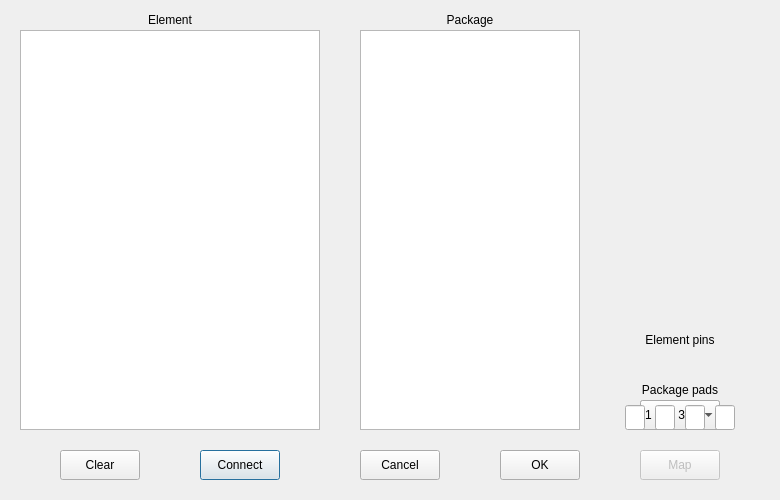
<?xml version="1.0" encoding="UTF-8"?>
<ui version="4.0">
 <class>PackageSelector</class>
 <widget class="QDialog" name="PackageSelector">
  <property name="enabled">
   <bool>true</bool>
  </property>
  <property name="geometry">
   <rect>
    <x>0</x>
    <y>0</y>
    <width>780</width>
    <height>500</height>
   </rect>
  </property>
  <property name="windowTitle">
   <string>Package Selector</string>
  </property>
  <widget class="QListWidget" name="elementListWidget">
   <property name="geometry">
    <rect>
     <x>20</x>
     <y>30</y>
     <width>300</width>
     <height>400</height>
    </rect>
   </property>
  </widget>
  <widget class="QListWidget" name="packageListWidget">
   <property name="geometry">
    <rect>
     <x>360</x>
     <y>30</y>
     <width>220</width>
     <height>400</height>
    </rect>
   </property>
  </widget>
  <widget class="QLabel" name="elementLabel">
   <property name="geometry">
    <rect>
     <x>130</x>
     <y>10</y>
     <width>80</width>
     <height>20</height>
    </rect>
   </property>
   <property name="text">
    <string>Element</string>
   </property>
   <property name="alignment">
    <set>Qt::AlignCenter</set>
   </property>
  </widget>
  <widget class="QLabel" name="packageLabel">
   <property name="geometry">
    <rect>
     <x>430</x>
     <y>10</y>
     <width>80</width>
     <height>20</height>
    </rect>
   </property>
   <property name="text">
    <string>Package</string>
   </property>
   <property name="alignment">
    <set>Qt::AlignCenter</set>
   </property>
  </widget>
  <widget class="QPushButton" name="connectButton">
   <property name="geometry">
    <rect>
     <x>200</x>
     <y>450</y>
     <width>80</width>
     <height>30</height>
    </rect>
   </property>
   <property name="text">
    <string>Connect</string>
   </property>
  </widget>
  <widget class="QPushButton" name="clearButton">
   <property name="geometry">
    <rect>
     <x>60</x>
     <y>450</y>
     <width>80</width>
     <height>30</height>
    </rect>
   </property>
   <property name="text">
    <string>Clear</string>
   </property>
  </widget>
  <widget class="QPushButton" name="cancelButton">
   <property name="geometry">
    <rect>
     <x>360</x>
     <y>450</y>
     <width>80</width>
     <height>30</height>
    </rect>
   </property>
   <property name="text">
    <string>Cancel</string>
   </property>
  </widget>
  <widget class="QPushButton" name="okButton">
   <property name="geometry">
    <rect>
     <x>500</x>
     <y>450</y>
     <width>80</width>
     <height>30</height>
    </rect>
   </property>
   <property name="text">
    <string>OK</string>
   </property>
  </widget>
  <widget class="QPushButton" name="mapButton">
   <property name="enabled">
    <bool>false</bool>
   </property>
   <property name="geometry">
    <rect>
     <x>640</x>
     <y>450</y>
     <width>80</width>
     <height>30</height>
    </rect>
   </property>
   <property name="text">
    <string>Map</string>
   </property>
  </widget>
  <widget class="QComboBox" name="pad2NumbersComboBox">
   <property name="enabled">
    <bool>true</bool>
   </property>
   <property name="geometry">
    <rect>
     <x>640</x>
     <y>400</y>
     <width>80</width>
     <height>30</height>
    </rect>
   </property>
   <property name="maxVisibleItems">
    <number>2</number>
   </property>
   <item>
    <property name="text">
     <string>1   2</string>
    </property>
   </item>
   <item>
    <property name="text">
     <string>2   1</string>
    </property>
   </item>
  </widget>
  <widget class="QLabel" name="elementPinsLabel">
   <property name="geometry">
    <rect>
     <x>620</x>
     <y>330</y>
     <width>120</width>
     <height>20</height>
    </rect>
   </property>
   <property name="text">
    <string>Element pins</string>
   </property>
   <property name="alignment">
    <set>Qt::AlignCenter</set>
   </property>
  </widget>
  <widget class="QLabel" name="packagePadsLabel">
   <property name="geometry">
    <rect>
     <x>620</x>
     <y>380</y>
     <width>120</width>
     <height>20</height>
    </rect>
   </property>
   <property name="text">
    <string>Package pads</string>
   </property>
   <property name="alignment">
    <set>Qt::AlignCenter</set>
   </property>
  </widget>
  <widget class="QLabel" name="pinNumbersLabel">
   <property name="geometry">
    <rect>
     <x>620</x>
     <y>350</y>
     <width>120</width>
     <height>20</height>
    </rect>
   </property>
   <property name="text">
    <string/>
   </property>
   <property name="alignment">
    <set>Qt::AlignCenter</set>
   </property>
  </widget>
  <widget class="QComboBox" name="pad3NumbersComboBox">
   <property name="enabled">
    <bool>true</bool>
   </property>
   <property name="geometry">
    <rect>
     <x>640</x>
     <y>400</y>
     <width>80</width>
     <height>30</height>
    </rect>
   </property>
   <property name="maxVisibleItems">
    <number>6</number>
   </property>
   <item>
    <property name="text">
     <string>1   2   3</string>
    </property>
   </item>
   <item>
    <property name="text">
     <string>1   3   2</string>
    </property>
   </item>
   <item>
    <property name="text">
     <string>2   1   3</string>
    </property>
   </item>
   <item>
    <property name="text">
     <string>2   3   1</string>
    </property>
   </item>
   <item>
    <property name="text">
     <string>3   1   2</string>
    </property>
   </item>
   <item>
    <property name="text">
     <string>3   2   1</string>
    </property>
   </item>
  </widget>
  <widget class="QLineEdit" name="pin1PadNumberLineEdit">
   <property name="enabled">
    <bool>true</bool>
   </property>
   <property name="geometry">
    <rect>
     <x>625</x>
     <y>405</y>
     <width>20</width>
     <height>25</height>
    </rect>
   </property>
   <property name="alignment">
    <set>Qt::AlignCenter</set>
   </property>
  </widget>
  <widget class="QLineEdit" name="pin2PadNumberLineEdit">
   <property name="enabled">
    <bool>true</bool>
   </property>
   <property name="geometry">
    <rect>
     <x>655</x>
     <y>405</y>
     <width>20</width>
     <height>25</height>
    </rect>
   </property>
   <property name="alignment">
    <set>Qt::AlignCenter</set>
   </property>
  </widget>
  <widget class="QLineEdit" name="pin3PadNumberLineEdit">
   <property name="enabled">
    <bool>true</bool>
   </property>
   <property name="geometry">
    <rect>
     <x>685</x>
     <y>405</y>
     <width>20</width>
     <height>25</height>
    </rect>
   </property>
   <property name="alignment">
    <set>Qt::AlignCenter</set>
   </property>
  </widget>
  <widget class="QLineEdit" name="pin4PadNumberLineEdit">
   <property name="enabled">
    <bool>true</bool>
   </property>
   <property name="geometry">
    <rect>
     <x>715</x>
     <y>405</y>
     <width>20</width>
     <height>25</height>
    </rect>
   </property>
   <property name="alignment">
    <set>Qt::AlignCenter</set>
   </property>
  </widget>
 </widget>
 <resources/>
 <connections/>
</ui>
